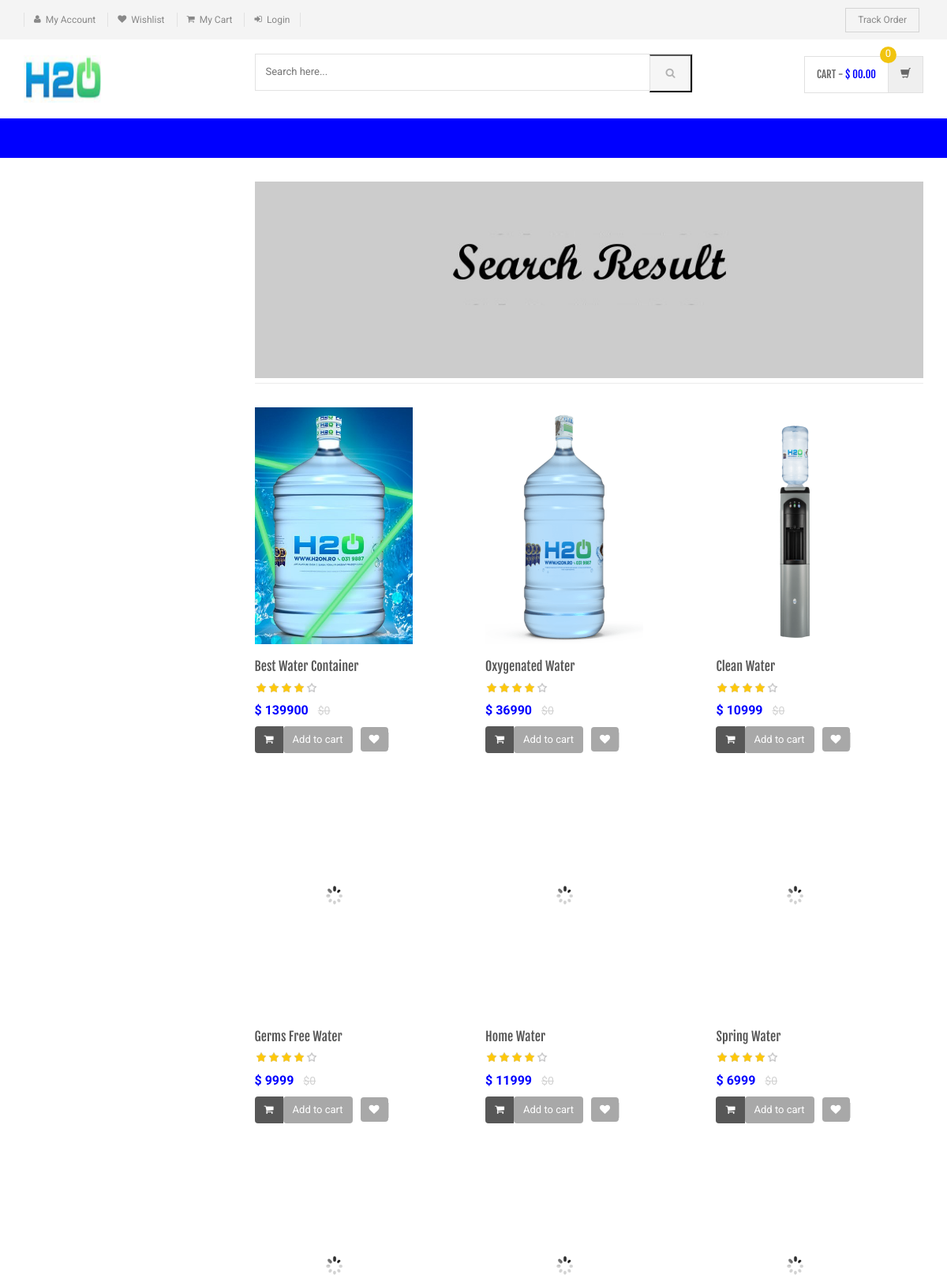
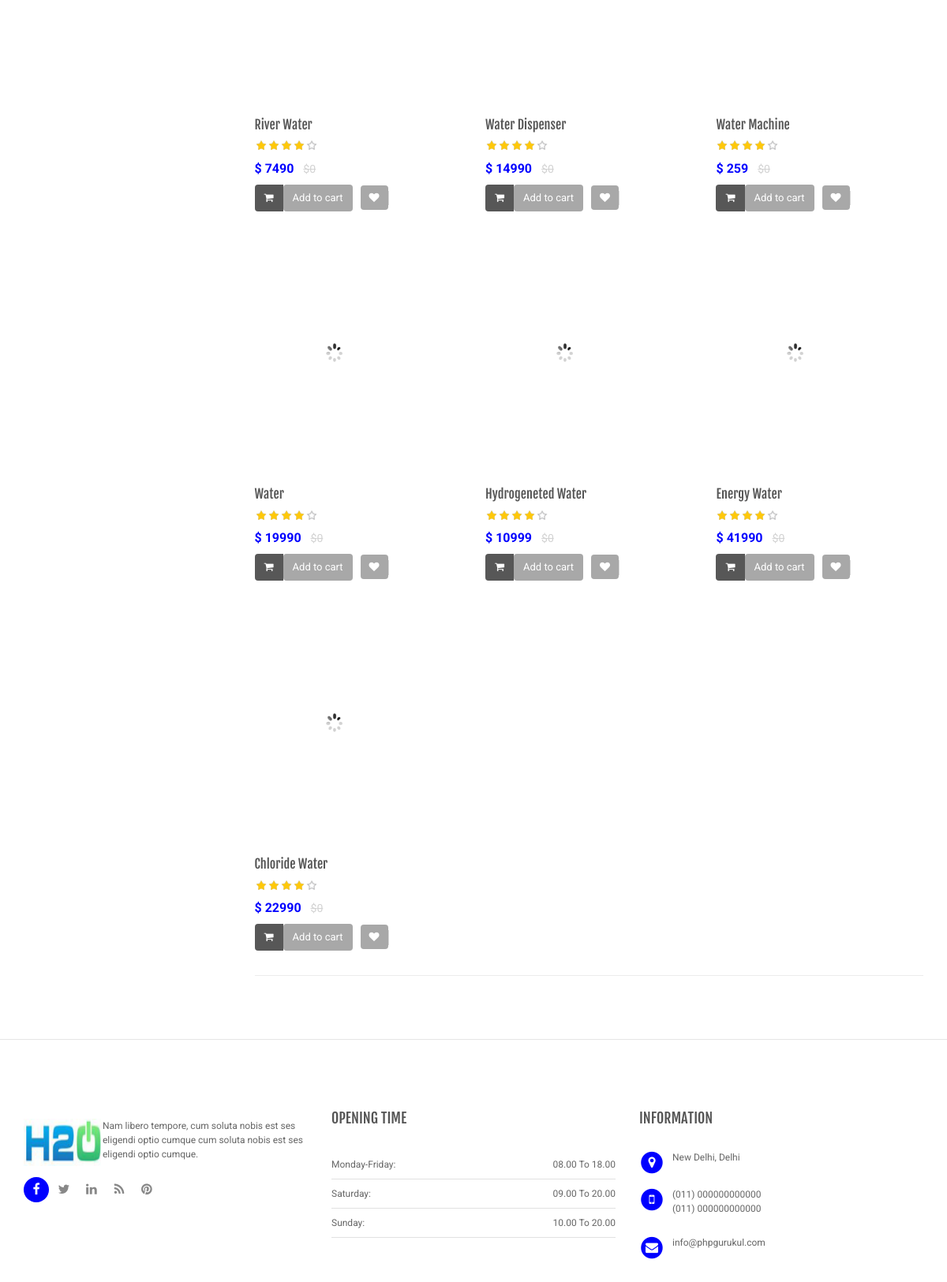
Screenshot of /weba/search-result.php with the database file from the repository (2 pictures, top to bottom).
### tables this page shows
CREATE TABLE `products` (
  `id` int(11) NOT NULL,
  `category` int(11) NOT NULL,
  `subCategory` int(11) DEFAULT NULL,
  `productName` varchar(255) DEFAULT NULL,
  `productCompany` varchar(255) DEFAULT NULL,
  `productPrice` int(11) DEFAULT NULL,
  `productPriceBeforeDiscount` int(11) DEFAULT NULL,
  `productDescription` longtext DEFAULT NULL,
  `productImage1` varchar(255) DEFAULT NULL,
  `productImage2` varchar(255) DEFAULT NULL,
  `productImage3` varchar(255) DEFAULT NULL,
  `shippingCharge` int(11) DEFAULT NULL,
  `productAvailability` varchar(255) DEFAULT NULL,
  `postingDate` timestamp NULL DEFAULT current_timestamp(),
  `updationDate` varchar(255) DEFAULT NULL
);

### weba/search-result.php (the view, shortened to what this page needs)
<?php
include('includes/config.php');
$find="%{$_POST['product']}%";
?>
<!DOCTYPE html>
<html lang="en">
	<head>
	    <link rel="stylesheet" href="assets/css/bootstrap.min.css">
	    <link rel="stylesheet" href="assets/css/main.css">
	    <link rel="stylesheet" href="assets/css/green.css">
	    <link rel="stylesheet" href="assets/css/owl.carousel.css">
		<link rel="stylesheet" href="assets/css/owl.transitions.css">
		<link href="assets/css/lightbox.css" rel="stylesheet">
		<link rel="stylesheet" href="assets/css/animate.min.css">
		<link rel="stylesheet" href="assets/css/rateit.css">
		<link rel="stylesheet" href="assets/css/bootstrap-select.min.css">
		<link rel="stylesheet" href="assets/css/config.css">
		<link href="assets/css/green.css" rel="alternate stylesheet" title="Green color">
		<link href="assets/css/blue.css" rel="alternate stylesheet" title="Blue color">
		<link href="assets/css/red.css" rel="alternate stylesheet" title="Red color">
		<link href="assets/css/orange.css" rel="alternate stylesheet" title="Orange color">
		<link href="assets/css/dark-green.css" rel="alternate stylesheet" title="Darkgreen color">
		<link rel="stylesheet" href="assets/css/font-awesome.min.css">
	</head>
    <body class="cnt-home">
<header class="header-style-1">
<?php include('includes/top-header.php');?>
<?php include('includes/main-header.php');?>
<?php include('includes/menu-bar.php');?>
</header>
<div class="body-content outer-top-xs">
	<div class='container'>
		<div class='row outer-bottom-sm'>
			<div class='col-md-3 sidebar'>
            </div>
			<div class='col-md-9'>
	<div id="category" class="category-carousel hidden-xs">
		<div class="item">
			<div class="image">
				<img src="assets/images/banners/cat-banner-3.jpg" alt="" class="img-responsive">
			</div>
		</div>
</div>
				<div class="search-result-container">
					<div id="myTabContent" class="tab-content">
						<div class="tab-pane active " id="grid-container">
							<div class="category-product  inner-top-vs">
								<div class="row">
			<?php
$ret=mysqli_query($con,"select * from products where productName like '$find'");
$num=mysqli_num_rows($ret);
if($num>0)
{
while ($row=mysqli_fetch_array($ret))
{?>
		<div class="col-sm-6 col-md-4 wow fadeInUp">
			<div class="products">
	<div class="product">
		<div class="product-image">
			<div class="image">
				<a href="product-details.php?pid=<?php echo htmlentities($row['id']);?>"><img  src="assets/images/blank.gif" data-echo="pictures/<?php echo htmlentities($row['productImage1']);?>" alt="" width="200" height="300"></a>
			</div>
		</div>
		<div class="product-info text-left">
			<h3 class="name"><a href="product-details.php?pid=<?php echo htmlentities($row['id']);?>"><?php echo htmlentities($row['productName']);?></a></h3>
			<div class="rating rateit-small"></div>
			<div class="product-price">
				<span class="price">
					$ <?php echo htmlentities($row['productPrice']);?>			</span>
										     <span class="price-before-discount">$<?php echo htmlentities($row['productPriceBeforeDiscount']);?></span>
			</div>
		</div>
					<div class="cart clearfix animate-effect">
				<div class="action">
					<ul class="list-unstyled">
						<li class="add-cart-button btn-group">
					<?php if($row['productAvailability']=='In Stock'){?>
										<button class="btn btn-primary icon" data-toggle="dropdown" type="button">
								<i class="fa fa-shopping-cart"></i>
							</button>
							<a href="category.php?page=product&action=add&id=<?php echo $row['id']; ?>">
							<button class="btn btn-primary" type="button">Add to cart</button></a>
								<?php } else {?>
							<div class="action" style="color:red">Out of Stock</div>
					<?php } ?>
						</li>
		                <li class="lnk wishlist">
							<a class="add-to-cart" href="category.php?pid=<?php echo htmlentities($row['id'])?>&&action=wishlist" title="Wishlist">
								 <i class="icon fa fa-heart"></i>
							</a>
						</li>
					</ul>
				</div>
			</div>
			</div>
			</div>
		</div>
	  <?php } } else {?>
		<div class="col-sm-6 col-md-4 wow fadeInUp"> <h3>No Product Found</h3>
		</div>
<?php } ?>
										</div>
							</div>
						</div>
				</div>
			</div>
		</div></div>
</div>
</div>
<?php include('includes/footer.php');?>
</body>
</html>

### weba/assets/css/green.css (style rules this page uses)
a { color: blue; }
.product .product-info .product-price .price { color: blue; }

### weba/assets/css/lightbox.css (style rules this page uses)
body:after { content: url(../images/close.png) url(../images/loading.gif) url(../images/prev.png) url(../images/next.png); display: none; }

### weba/assets/css/rateit.css (style rules this page uses)
.rateit { display: -moz-inline-box; display: inline-block; position: relative; -webkit-user-select: none; -khtml-user-select: none; -moz-user-select: none; -o-user-select: none; -ms-user-select: none; user-select: none; -webkit-touch-callout: none; }

### weba/assets/css/blue.css (style rules this page uses)
a { color: #3498db; }
.product .product-info .product-price .price { color: #3498db; }

### weba/assets/css/red.css (style rules this page uses)
a { color: #ff6c6c; }
.product .product-info .product-price .price { color: #ff6c6c; }

### weba/assets/css/orange.css (style rules this page uses)
a { color: #f39c12; }
.product .product-info .product-price .price { color: #f39c12; }

### weba/assets/css/dark-green.css (style rules this page uses)
a { color: #12cca7; }
.product .product-info .product-price .price { color: #12cca7; }

### rows the page displays
products: productImage1 (picture), productName "Best Water Container", productPrice "139900", productPriceBeforeDiscount "0"
products: productImage1 (picture), productName "Oxygenated Water", productPrice "36990", productPriceBeforeDiscount "0"
products: productImage1 (picture), productName "Clean Water", productPrice "10999", productPriceBeforeDiscount "0"
products: productName "Germs Free Water", productPrice "9999", productPriceBeforeDiscount "0"
products: productName "Home Water", productPrice "11999", productPriceBeforeDiscount "0"
products: productName "Spring Water", productPrice "6999", productPriceBeforeDiscount "0"
products: productName "River Water", productPrice "7490", productPriceBeforeDiscount "0"
products: productName "Water Dispenser", productPrice "14990", productPriceBeforeDiscount "0"
products: productName "Water Machine", productPrice "259", productPriceBeforeDiscount "0"
products: productName "Water", productPrice "19990", productPriceBeforeDiscount "0"
products: productName "Hydrogeneted Water", productPrice "10999", productPriceBeforeDiscount "0"
products: productName "Energy Water", productPrice "41990", productPriceBeforeDiscount "0"
products: productName "Chloride Water", productPrice "22990", productPriceBeforeDiscount "0"
